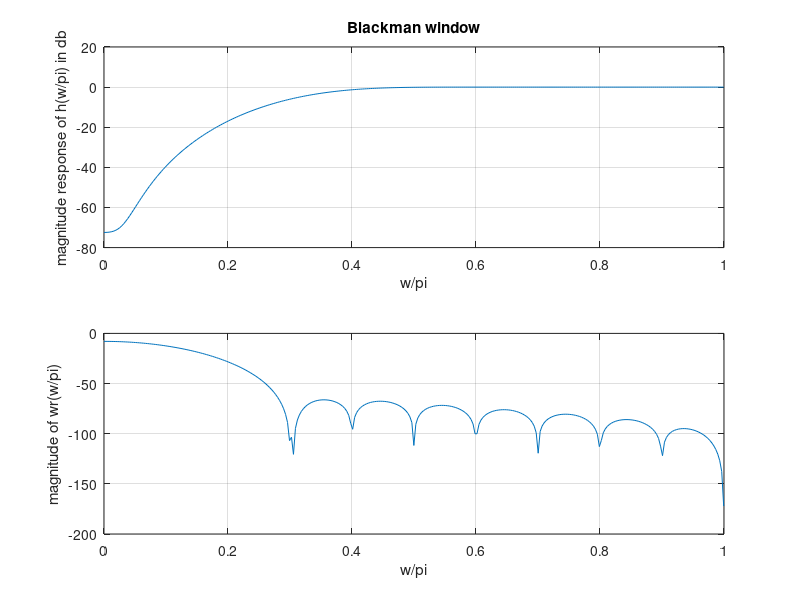

The MATLAB source for this figure:
N=21;
wc=0.3*pi;
n=0:1:N-1;
eps=0.001;
alpha=(N-1)/2;
hd=(sin(pi*(n-alpha+eps))-sin(wc*(n-alpha+eps)))./(pi*(n-alpha+eps));
wr=blackman(N);
h=hd.*wr';
w=0:0.01:pi;
H=freqz(h,1,w);
subplot(2,1,1);
plot(w/pi,20*log10(abs(H)));
grid on;
xlabel('w/pi');
ylabel('magnitude response of h(w/pi) in db');
title("Blackman window");
w1=freqz(wr/N,1,w);
subplot(2,1,2)
plot(w/pi,20*log10(abs(w1)));
grid on;
xlabel('w/pi');
ylabel('magnitude of wr(w/pi)');
